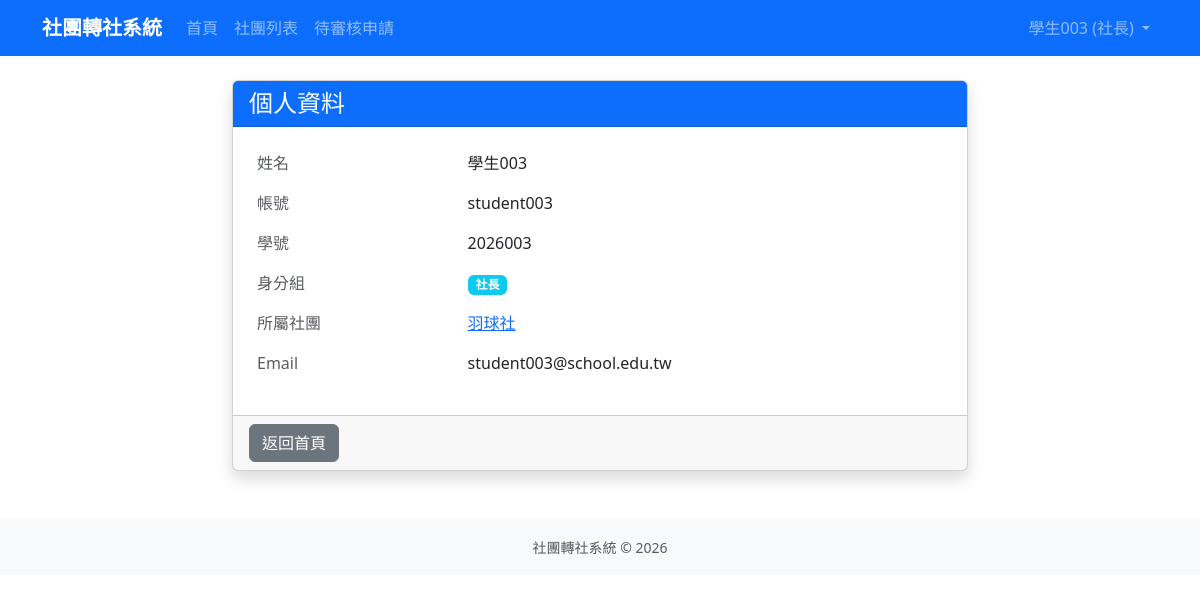
The page /profile/ (signed in) on the database as committed earlier.
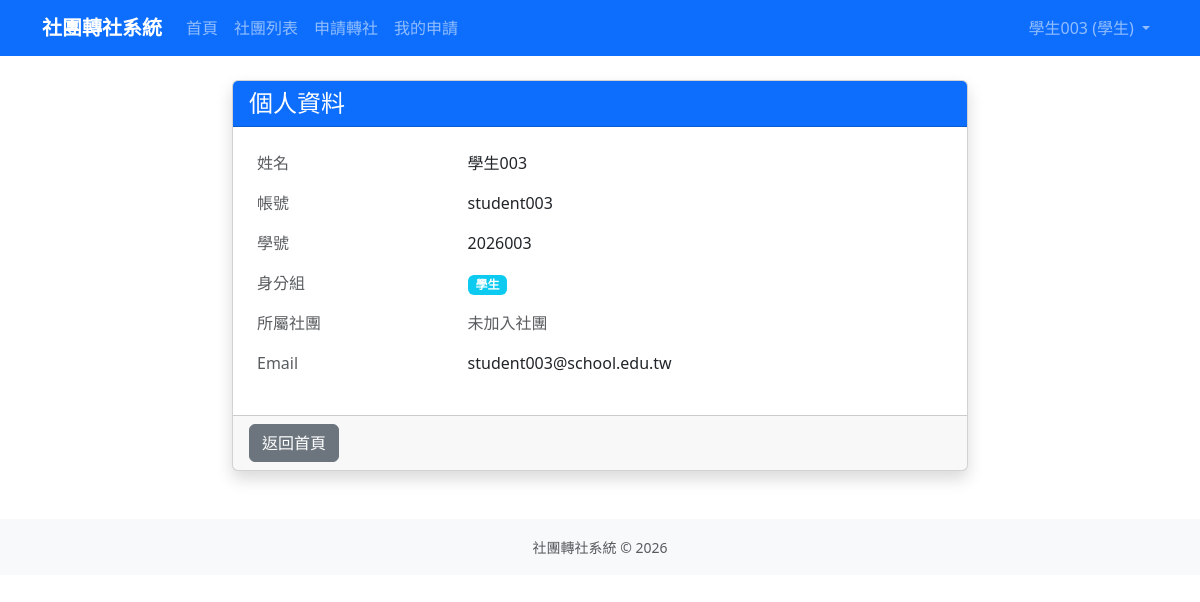
The same page on the database as committed later.
### accounts/models.py (models this page shows, shortened)
class User(django.contrib.auth.models.AbstractUser):
    ROLE_CHOICES = [
        ('student', '學生'),
        ('president', '社長'),
        ('teacher', '指導老師'),
        ('admin', '訓育組（管理員）'),
    ]
    role = models.CharField(
        max_length=20,
        choices=ROLE_CHOICES,
        default='student',
        verbose_name='身分組'
    )
    student_id = models.CharField(
        max_length=20,
        blank=True,
        verbose_name='學號'
    )
    class_name = models.CharField(
        max_length=20,
        blank=True,
        verbose_name='班級'
    )
    seat_number = models.PositiveSmallIntegerField(
        null=True,
        blank=True,
        verbose_name='座號'
    )
    club = models.ForeignKey(
        'clubs.Club',
        on_delete=models.SET_NULL,
        null=True,
        blank=True,
        verbose_name='所屬社團',
        related_name='members'
    )
    class Meta:
        verbose_name = '使用者'
        verbose_name_plural = '使用者'

### clubs/models.py (models this page shows, shortened)
class Club(models.Model):
    CATEGORY_CHOICES = [
        ('academic', '學術類'),
        ('arts', '藝文類'),
        ('performance', '藝能類'),
        ('recreation', '康輔類'),
        ('sports', '體育類'),
    ]
    code = models.CharField(max_length=10, unique=True, null=True, blank=True, verbose_name='社團代號')
    name = models.CharField(max_length=100, verbose_name='社團名稱')
    teacher = models.CharField(max_length=50, default='', verbose_name='指導老師')
    president = models.CharField(max_length=50, default='', verbose_name='社長')
    location = models.CharField(max_length=100, blank=True, verbose_name='社課場地')
    category = models.CharField(max_length=20, choices=CATEGORY_CHOICES, blank=True, verbose_name='類別')
    description = models.TextField(blank=True, verbose_name='社團描述')
    max_members = models.PositiveIntegerField(default=30, verbose_name='人數上限')
    current_members = models.PositiveIntegerField(default=0, verbose_name='現有人數')
    is_active = models.BooleanField(default=True, verbose_name='啟用中')
    created_at = models.DateTimeField(auto_now_add=True, verbose_name='建立時間')
    updated_at = models.DateTimeField(auto_now=True, verbose_name='更新時間')
    class Meta:
        verbose_name = '社團'
        verbose_name_plural = '社團'
        ordering = ['name']

### accounts/views.py (the view)
# urls.py: path('profile/', views.ProfileView.as_view(), name='profile'),
class ProfileView(LoginRequiredMixin, TemplateView):
    template_name = 'accounts/profile.html'

### templates/accounts/profile.html (shortened to what this page needs)
{% extends 'base.html' %}
{% block content %}
<div class="row justify-content-center">
    <div class="col-md-8">
        <div class="card shadow">
            <div class="card-header bg-primary text-white">
                <h4 class="mb-0">個人資料</h4>
            </div>
            <div class="card-body">
                <table class="table table-borderless">
                    <tr>
                        <td class="text-muted" width="30%">姓名</td>
                        <td>{{ user.get_full_name|default:user.username }}</td>
                    </tr>
                    <tr>
                        <td class="text-muted">帳號</td>
                        <td>{{ user.username }}</td>
                    </tr>
                    <tr>
                        <td class="text-muted">學號</td>
                        <td>{{ user.student_id|default:"未設定" }}</td>
                    </tr>
                    <tr>
                        <td class="text-muted">身分組</td>
                        <td><span class="badge bg-info">{{ user.get_role_display }}</span></td>
                    </tr>
                    <tr>
                        <td class="text-muted">所屬社團</td>
                        <td>
                            {% if user.club %}
                                <a href="{% url 'club_detail' user.club.pk %}">{{ user.club.name }}</a>
                            {% else %}
                                <span class="text-muted">未加入社團</span>
                            {% endif %}
                        </td>
                    </tr>
                    <tr>
                        <td class="text-muted">Email</td>
                        <td>{{ user.email|default:"未設定" }}</td>
                    </tr>
                </table>
            </div>
            <div class="card-footer">
                <a href="{% url 'home' %}" class="btn btn-secondary">返回首頁</a>
            </div>
        </div>
    </div>
</div>
{% endblock %}

### templates/base.html (shortened to what this page needs)
<!DOCTYPE html>
<html lang="zh-TW">
<head>
    <link href="https://cdn.jsdelivr.net/npm/bootstrap@5.3.0/dist/css/bootstrap.min.css" rel="stylesheet">
</head>
<body>
    <nav class="navbar navbar-expand-lg navbar-dark bg-primary">
        <div class="container">
            <a class="navbar-brand" href="{% url 'home' %}">社團轉社系統</a>
            <div class="collapse navbar-collapse" id="navbarNav">
                <ul class="navbar-nav me-auto">
                    <li class="nav-item">
                        <a class="nav-link" href="{% url 'home' %}">首頁</a>
                    </li>
                    <li class="nav-item">
                        <a class="nav-link" href="{% url 'club_list' %}">社團列表</a>
                    </li>
                    {% if user.is_authenticated %}
                        {% if user.role == 'student' %}
                            <li class="nav-item">
                                <a class="nav-link" href="{% url 'transfer_apply' %}">申請轉社</a>
                            </li>
                            <li class="nav-item">
                                <a class="nav-link" href="{% url 'my_requests' %}">我的申請</a>
                            </li>
                        {% endif %}
                        {% if user.role == 'president' or user.role == 'teacher' or user.role == 'admin' %}
                            <li class="nav-item">
                                <a class="nav-link" href="{% url 'pending_approvals' %}">待審核申請</a>
                            </li>
                        {% endif %}
                    {% endif %}
                </ul>
                <ul class="navbar-nav">
                    {% if user.is_authenticated %}
                        <li class="nav-item dropdown">
                            <a class="nav-link dropdown-toggle" href="#" role="button" data-bs-toggle="dropdown">
                                {{ user.get_full_name|default:user.username }} ({{ user.get_role_display }})
                            </a>
                        </li>
                    {% else %}
                        <li class="nav-item">
                            <a class="nav-link" href="{% url 'login' %}">登入</a>
                        </li>
                    {% endif %}
                </ul>
            </div>
        </div>
    </nav>
    <main class="container my-4">
        {% block content %}{% endblock %}
    </main>
    <footer class="bg-light py-3 mt-5">
        <div class="container text-center text-muted">
            <small>社團轉社系統 &copy; 2026</small>
        </div>
    </footer>
</body>
</html>

### templates/base.html (style rules this page uses)
.navbar-brand { font-weight: bold; }

Rows that differ between the two databases and show on the page:
changed User "學生003": role "社長" → "學生"; club_id 19 → empty (drawn); club.name "羽球社" → (not shown)
Other text that changed with them:
text no longer shown: "待審核申請"
text now shown: "申請轉社 我的申請 未加入社團"
